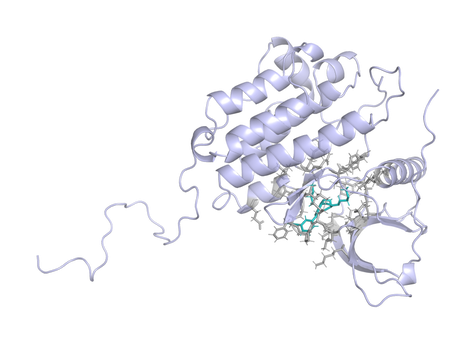
#> input picture figures/manuscript/md_control_002_rep01_start.png, 476 x 344 px, shrunk from 1048 x 756 before the run, found by its file name
$ python trim_md_render_whitespace.py
#> lines starting #> are read from the running program, lines starting #| are printed output that depends on the picture
#!/usr/bin/env python3
"""Trim transparent canvas margins from MD renders without trimming molecular content."""

from pathlib import Path

from PIL import Image


RENDER_DIR = Path("figures/manuscript")
FILENAMES = (
    "md_control_002_rep01_start.png",
    "md_control_002_rep01_end.png",
    "md_misdocked_control_rep01_start.png",
    "md_misdocked_control_rep01_end.png",
)
PADDING_PX = 80


def main() -> None:
    for filename in FILENAMES:
        path = RENDER_DIR / filename
        image = Image.open(path).convert("RGBA")
#> image is the input picture: PIL image 476x344 RGBA; mean R, G, B, A 22.4, 22.9, 28.7, 22.7
        alpha = image.getchannel("A")
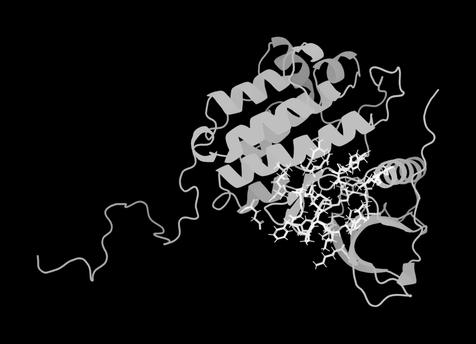
#> alpha: PIL image 476x344 L; min 0, max 255, mean 22.7
        bounds = alpha.getbbox()
#> bounds = (34, 34, 442, 310)
        if bounds is None:
            raise RuntimeError(f"No rendered content found in {path}")
        left, top, right, bottom = bounds
#> left = 34; top = 34; right = 442; bottom = 310
        left = max(0, left - PADDING_PX)
#> left = 0
        top = max(0, top - PADDING_PX)
#> top = 0
        right = min(image.width, right + PADDING_PX)
#> right = 476
        bottom = min(image.height, bottom + PADDING_PX)
#> bottom = 344
        image.crop((left, top, right, bottom)).save(path)
#> pass 2 of the loop in main, `for filename in FILENAMES:`:
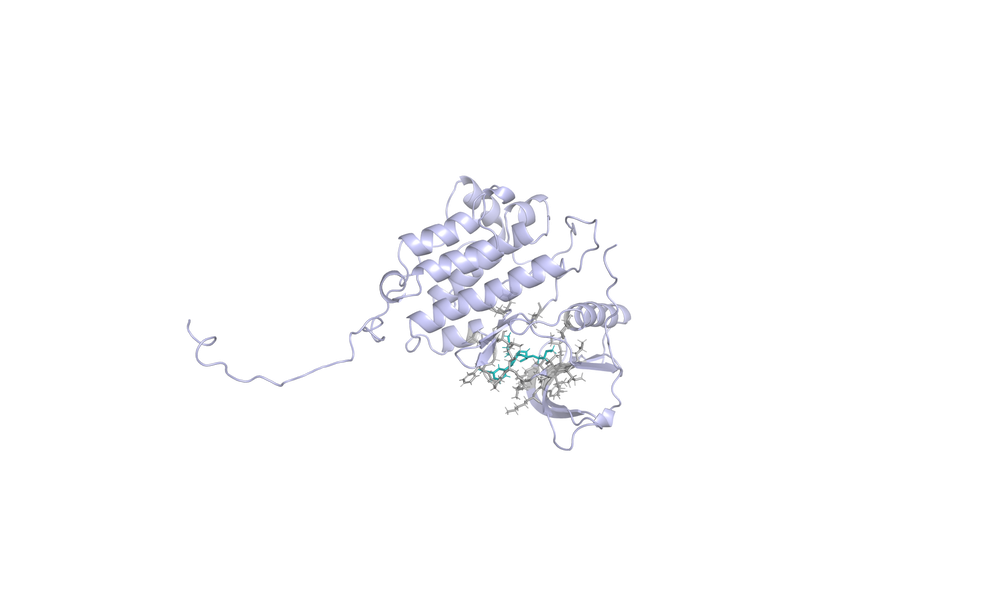
#> input picture figures/manuscript/md_control_002_rep01_end.png, 1000 x 614 px, shrunk from 2200 x 1350 before the run, found by its file name
#> in main, image is the input picture: PIL image 1000x614 RGBA; mean R, G, B, A 6, 6.1, 7.7, 6.1
#> in main, `alpha = image.getchannel("A")`:
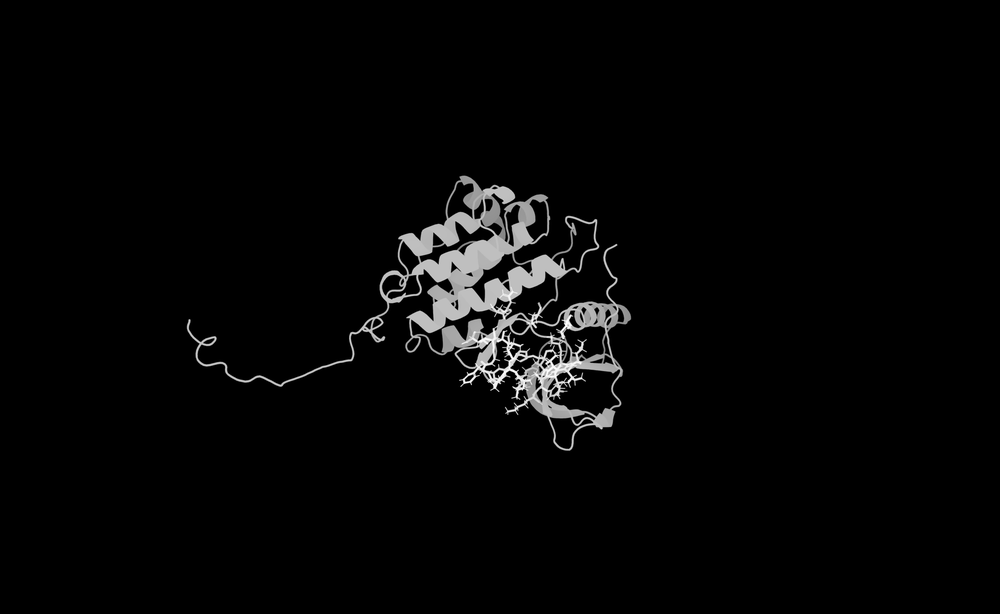
#> alpha: PIL image 1000x614 L; min 0, max 255, mean 6.1
#> bounds = (184, 173, 634, 453)
#> in main, `left, top, right, bottom = bounds`: left = 184; top = 173; right = 634; bottom = 453
#> in main, `left = max(0, left - PADDING_PX)`: left = 104
#> in main, `top = max(0, top - PADDING_PX)`: top = 93
#> in main, `right = min(image.width, right + PADDING_PX)`: right = 714
#> in main, `bottom = min(image.height, bottom + PADDING_PX)`: bottom = 533
#> in main, `image.crop((left, top, right, bottom)).save(path)`:
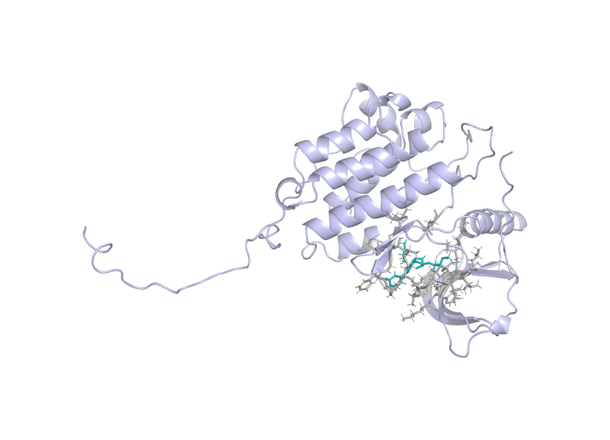
#> saved as md_control_002_rep01_end.png: PIL image 610x440 RGBA; mean R, G, B, A 13.8, 14, 17.7, 13.9; transparent parts drawn white
#> pass 3 of the loop in main, `for filename in FILENAMES:`:
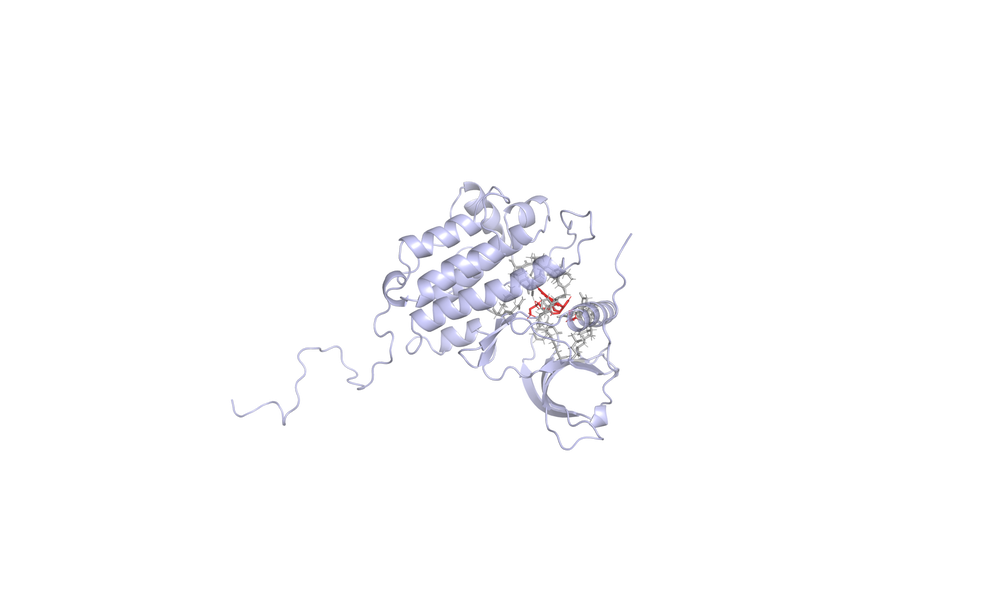
#> input picture figures/manuscript/md_misdocked_control_rep01_start.png, 1000 x 614 px, shrunk from 2200 x 1350 before the run, found by its file name
#> in main, image is the input picture: PIL image 1000x614 RGBA; mean R, G, B, A 5.9, 5.8, 7.4, 5.7
#> in main, `alpha = image.getchannel("A")`:
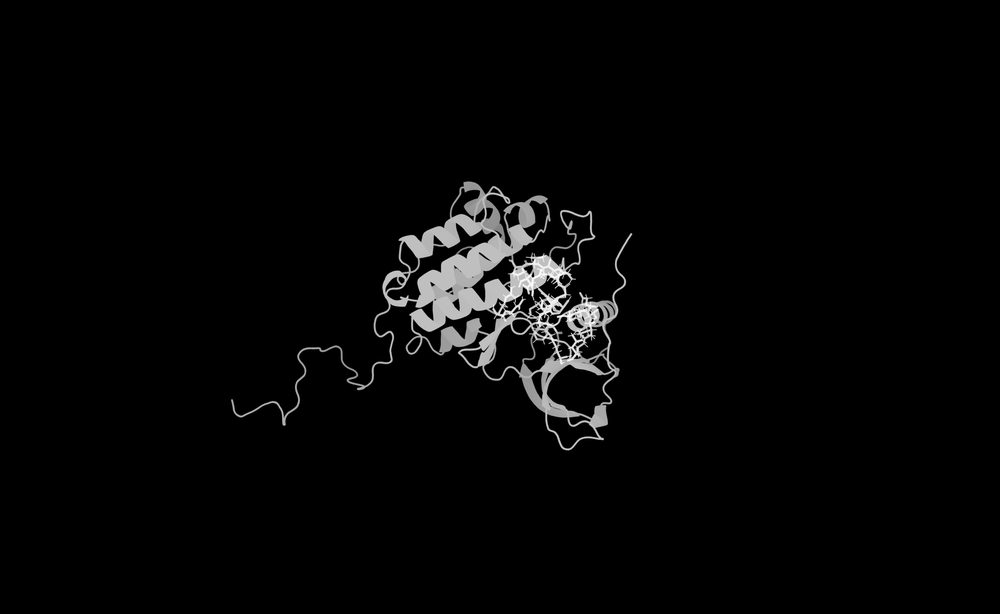
#> alpha: PIL image 1000x614 L; min 0, max 255, mean 5.7
#> bounds = (228, 179, 635, 453)
#> in main, `left, top, right, bottom = bounds`: left = 228; top = 179; right = 635; bottom = 453
#> in main, `left = max(0, left - PADDING_PX)`: left = 148
#> in main, `top = max(0, top - PADDING_PX)`: top = 99
#> in main, `right = min(image.width, right + PADDING_PX)`: right = 715
#> in main, `bottom = min(image.height, bottom + PADDING_PX)`: bottom = 533
#> in main, `image.crop((left, top, right, bottom)).save(path)`:
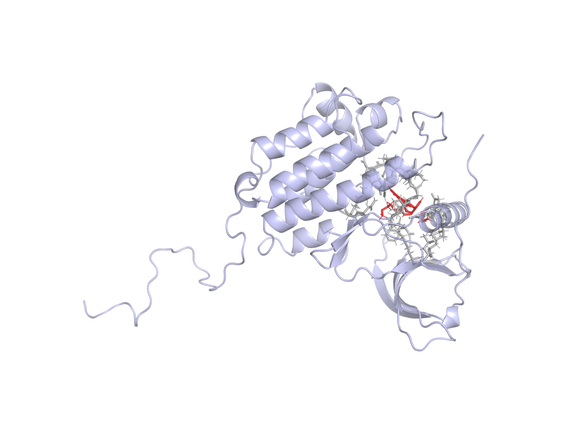
#> saved as md_misdocked_control_rep01_start.png: PIL image 567x434 RGBA; mean R, G, B, A 14.6, 14.3, 18.4, 14.2; transparent parts drawn white
#> the loop made 4 passes; the first 3 are shown


if __name__ == "__main__":
    main()
